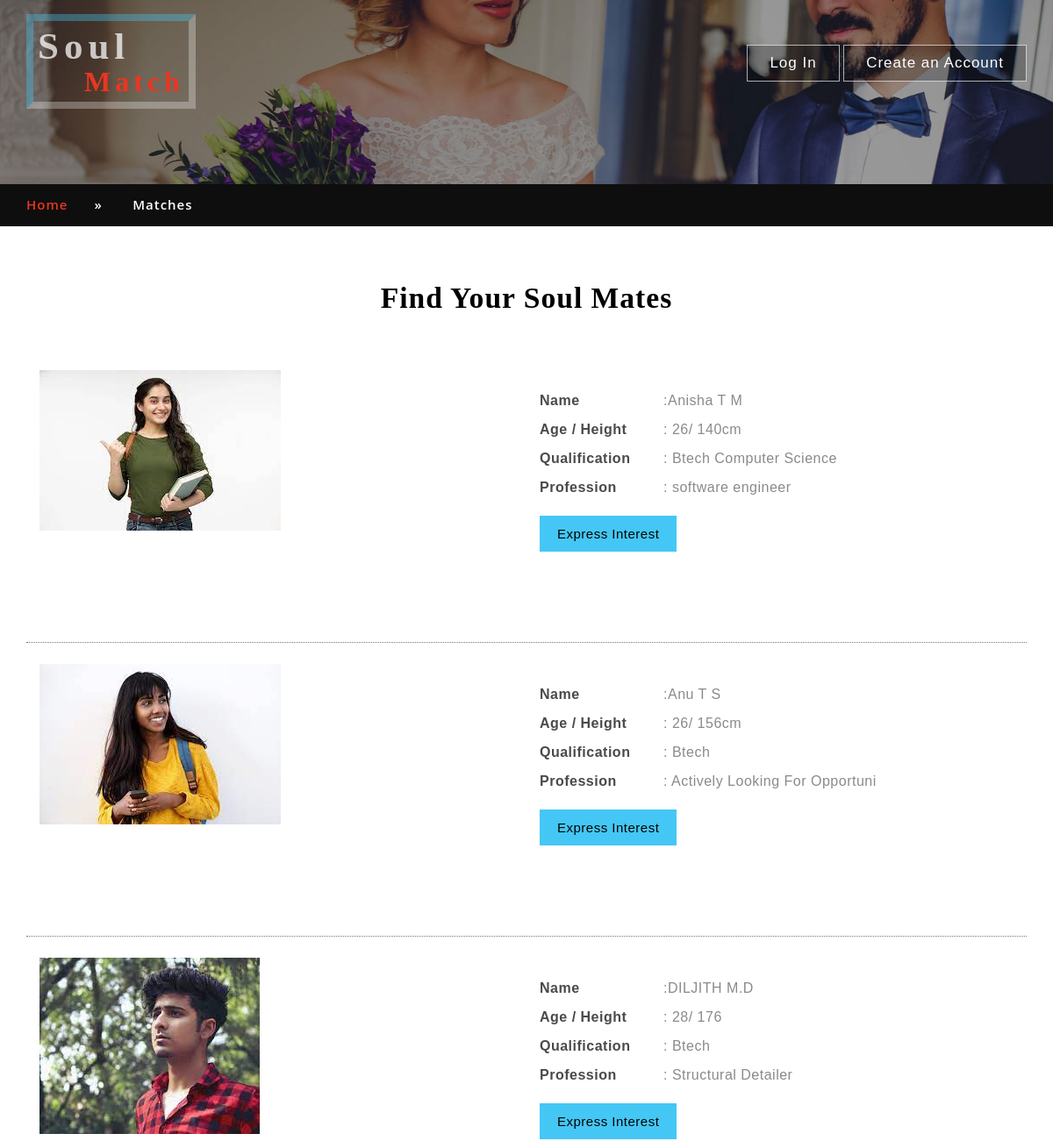
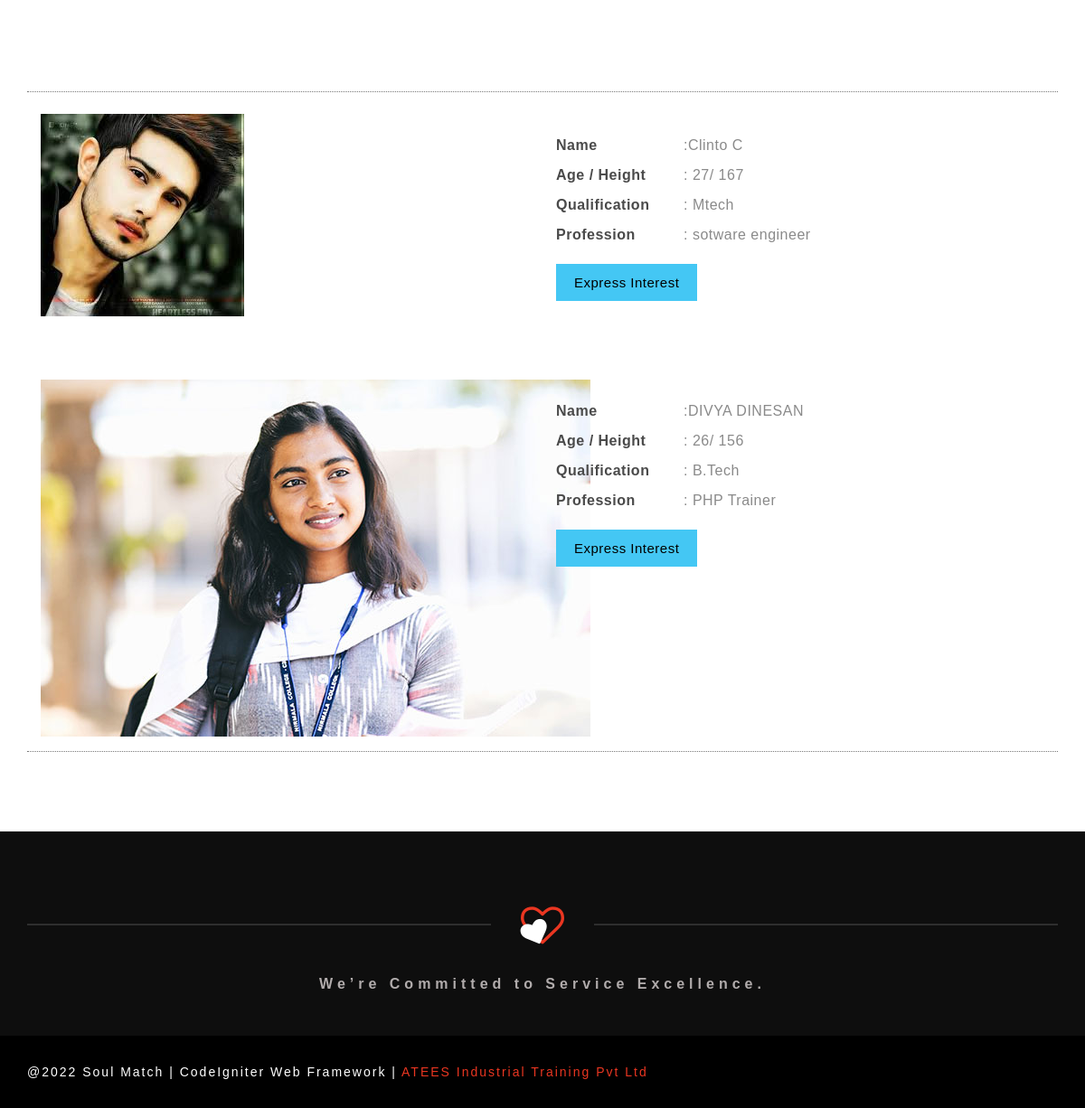
/index.php/User_controller/user/9, run on the app's committed database (2 pictures, top to bottom).
### tables this page shows
CREATE TABLE `user_registration` (
  `user_id` int(11) NOT NULL,
  `user_Name` varchar(20) NOT NULL,
  `user_Age` int(11) NOT NULL,
  `user_Gender` varchar(20) NOT NULL,
  `user_Height` varchar(30) NOT NULL,
  `user_Address` varchar(40) NOT NULL,
  `user_Number` int(11) NOT NULL,
  `user_Qualification` varchar(30) NOT NULL,
  `user_Job` varchar(30) NOT NULL,
  `user_Family` varchar(100) NOT NULL,
  `Email` varchar(40) NOT NULL,
  `Password` varchar(30) NOT NULL,
  `Pic` varchar(40) NOT NULL,
  `Matrimoni_id` varchar(150) NOT NULL,
  `payment` varchar(100) NOT NULL,
  `mothertongue` varchar(30) NOT NULL,
  `blood_group` varchar(30) NOT NULL,
  `weight` varchar(30) NOT NULL,
  `diet` varchar(30) NOT NULL,
  `father_name` varchar(50) NOT NULL,
  `father_job` varchar(50) NOT NULL,
  `mother_name` varchar(50) NOT NULL,
  `mother_job` varchar(50) NOT NULL,
  `no_of_brothers` int(11) NOT NULL,
  `no_of_sisters` int(11) NOT NULL,
  `spouse_age` varchar(50) NOT NULL,
  `spouse_height` varchar(50) NOT NULL,
  `spouse_religion` varchar(50) NOT NULL,
  `spouse_caste` varchar(50) NOT NULL,
  `spouse_education` varchar(50) NOT NULL,
  `user_religion` varchar(50) NOT NULL,
  `user_caste` varchar(50) NOT NULL
);

### application/controllers/User_controller.php (called while the page is built, shortened)
<?php
class User_controller extends CI_Controller
{
public function user($matrimoni_id)
{
	$this->load->model('User_model');
	$ArrData['matrimony']=$this->User_model->matrimony_fetch_model($matrimoni_id);
	$ArrData['user']=$this->User_model->user_fetch_model($matrimoni_id);
	$this->load->view('User/user',$ArrData);
}
}

### index.php (called while the page is built, shortened)
<?php
require_once BASEPATH.'core/CodeIgniter.php';

### application/models/User_model.php (called while the page is built, shortened)
<?php
class User_model extends CI_model
{
public function user_fetch_model($matrimoni_id)
{
	$this->db->select('*');
	$this->db->from('user_registration');
	$this->db->where('Matrimoni_id',$matrimoni_id);
	return $this->db->get()->result();
}
public function matrimony_fetch_model($matrimoni_id)
{
	$this->db->select('*');
	$this->db->from('matrimoni_registration');
	$this->db->where('Matrimoni_id',$matrimoni_id);
	return $this->db->get()->result();
}
}

### application/views/User/user.php (the view, shortened to what this page needs)
<!DOCTYPE html>
<html lang="zxx">
<head>
<link href="<?php echo base_url('Assets/Matrimoni/css/bootstrap.css')?>" rel="stylesheet" type="text/css" media="all" />
<link href="<?php echo base_url('Assets/Matrimoni/css/font-awesome.css')?>" rel="stylesheet">
<link href="<?php echo base_url('Assets/Matrimoni/css/style.css')?>" rel="stylesheet" type="text/css" media="all" />
</head>
<body>
<div class="banner-w3ls inner-banner-agileits" id="home">
	<div class="container">
                 <div class="header-inner">
					  <h1 class="logo">
						<a href="index.html">Soul<span>Match</span></a></h1>
						<div class="header-right-w3ls">
							<a href="<?php echo base_url('index.php/User_controller/login')?>">Log In</a>
							<?php
	foreach ($matrimony as $row)
	?>
							<a href="<?php echo base_url('index.php/User_controller/register/'.$row->matrimoni_id)?>">Create an Account</a>
						</div>
						<div class="clearfix"></div>
				</div>
</div>
</div>
<div class="w3l_agileits_breadcrumbs">
   <div class="container">
		<div class="w3l_agileits_breadcrumbs_inner">
			<ul>
				<li><a href="index.html">Home</a><span>&#187;</span></li>
				<li>Matches</li>
				</ul>
		</div>
	</div>
</div>
<div class="matches elite-app">
	<div class="container">
	<div class="tittle-agileinfo">
		<h3>Find Your Soul Mates</h3><br>
	</div>
	<?php
	foreach ($user as $usr) {
	?>
	<div class="matches-main-agileinfo">
		<div class="col-md-6 ">
			<img src="<?php echo base_url('Assets/User/coustomer/'.$usr->Pic)?>">
		</div>
		<div class="col-md-6 person-info-agileits-w3layouts">
			<ul>
				<li><span>Name</span>:<?php echo $usr->user_Name?></li>
				<li><span>Age / Height</span>:  <?php echo $usr->user_Age?>/ <?php echo $usr->user_Height?></li>
				<li><span>Qualification</span>: <?php echo $usr->user_Qualification?></li>
				<li><span>Profession</span>: <?php echo $usr->user_Job?></li>
				<li><a href="<?php echo base_url('index.php/User_controller/register/'.$usr->Matrimoni_id)?>">Express Interest</a></li>
			</ul>
		</div>
		<div class="clearfix"> </div>
	</div>
	<?php
}
?>
	</div>
</div>
<?php
$this->load->view('User/layouts/footer');
?>

### application/views/User/layouts/footer.php (shortened to what this page needs)
<div class="w3l_footer">
		<div class="container">
				<div class="footer-middle-agileinfo">
					<div class="footer-button">
					<div class="button-top-w3layouts">
						<div class="logo-icons-w3ls">
							<i class="fa fa-heart heart1" aria-hidden="true"></i>
							<i class="fa fa-heart-o heart2" aria-hidden="true"></i>
						</div>
					</div>
						<h2>We’re Committed to Service Excellence.</h2>
					</div>
				</div>
		</div>
</div>
<div class="footer-w3layouts">
				<div class="container">
				<div class="agile-copy">
					<p>@2022 Soul Match | CodeIgniter Web Framework | <a href="https://atees.org/">ATEES Industrial Training Pvt Ltd</a></p>
				</div>
					<div class="clearfix"></div>
				</div>
			</div>
</body>
</html>

### data on the page
user_registration: Pic (picture), user_Name "Anisha T M", user_Age "26", user_Height "140cm", user_Qualification "Btech Computer Science", user_Job "software engineer"
user_registration: Pic (picture), user_Name "Anu T S", user_Age "26", user_Height "156cm", user_Qualification "Btech", user_Job "Actively Looking For Opportuni"
user_registration: Pic (picture), user_Name "DILJITH M.D", user_Age "28", user_Height "176", user_Qualification "Btech", user_Job "Structural Detailer"
user_registration: Pic (picture), user_Name "Clinto C", user_Age "27", user_Height "167", user_Qualification "Mtech", user_Job "sotware engineer"
user_registration: Pic (picture), user_Name "DIVYA DINESAN", user_Age "26", user_Height "156", user_Qualification "B.Tech", user_Job "PHP Trainer"
